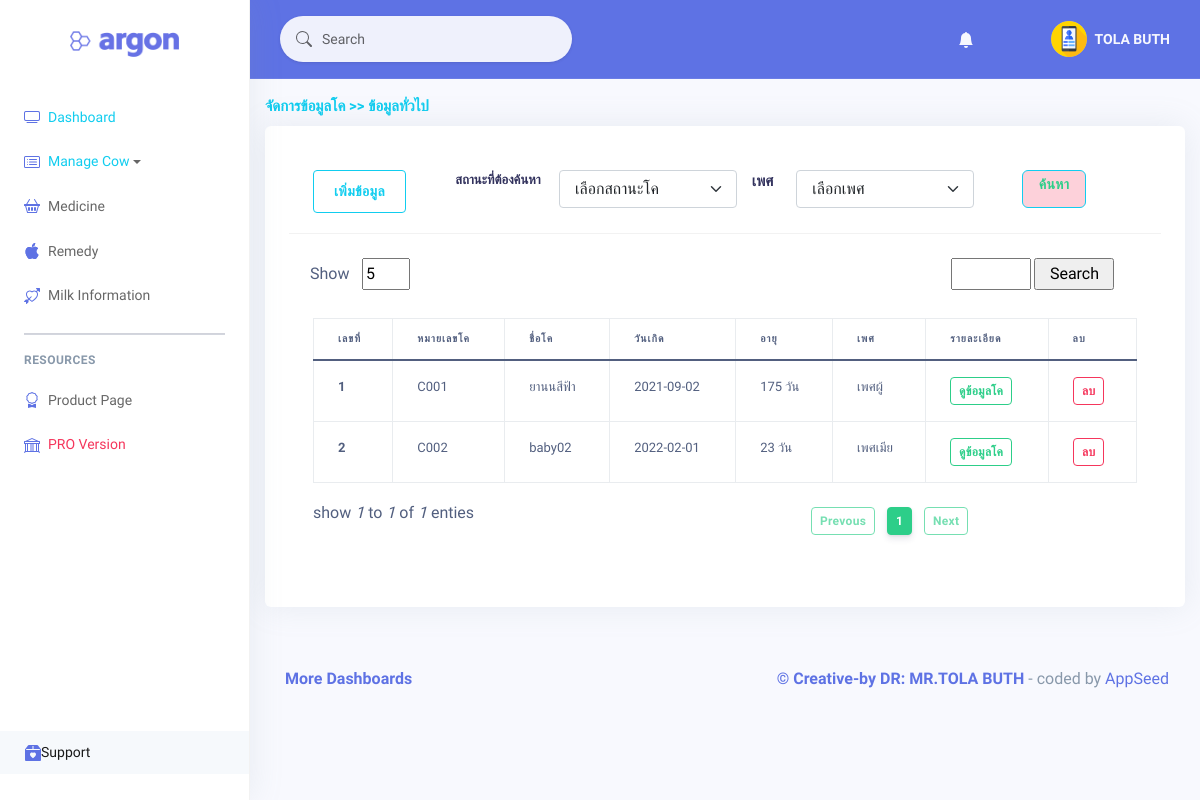
The app's page /cow_milk (signed in) with its own data.
### dairy/models.py (models this page shows, shortened)
class User(db.Model, UserMixin):
    id = db.Column(db.Integer(), primary_key=True)
    username = db.Column(db.String(50), nullable=False)
    email = db.Column(db.String(20), nullable=False)
    password = db.Column(db.String(11), nullable=False)
    user_type = db.Column(db.String(20), nullable=False)
    firstname = db.Column(db.String(30),nullable=False)
    lastname = db.Column(db.String(30), nullable=False)
    farmname = db.Column(db.String(20), nullable=False)
    address = db.Column(db.String(20),nullable=False)
    mobilenum = db.Column(db.String(20), nullable=False)
    user_img = db.Column(db.String(20), default="default.png")
    cows = db.relationship('Cow', backref="user", lazy='dynamic')
    breeds = db.relationship("Breeder", backref = "user", lazy = 'dynamic')
    hbreeds = db.relationship("HBreed", backref = "user", lazy = 'dynamic')
    reds = db.relationship("Remedy", backref="user", lazy= 'dynamic')
    milks = db.relationship("Milk", backref="user", lazy='dynamic')

class Cow(db.Model):
    id = db.Column(db.Integer(), primary_key=True)
    cow_number = db.Column(db.String(10), nullable=False, unique=False)
    cow_name = db.Column(db.String(50), nullable=False)
    cow_birthday = db.Column(db.Date(),default=date.today())
    cow_gender = db.Column(db.String(50), nullable=False)
    cow_status = db.Column(db.String(50), nullable=False)
    cow_picture = db.Column(db.String(50), default="default.png")
    cow_remark = db.Column(db.String(100), nullable=False, default="None")
    user_id = db.Column(db.Integer(), db.ForeignKey('user.id'))
    mother_id = db.Column(db.Integer(), db.ForeignKey('mother.id'))
    breeder_id = db.Column(db.Integer(), db.ForeignKey('breeder.id'))
    hbreeds = db.relationship("HBreed", backref="cow", lazy="dynamic")
    rems = db.relationship("Remedy", backref="cow", lazy="dynamic")

### dairy/routes.py (the view)
@app.route("/cow_milk",methods = ["POST", "GET"])
@login_required
def cow_milk():
    form = show()
    formsearch = searchForm()
    print(form.show.data)
    if formsearch.search.data:
        page = request.args.get('page', 1, type=int)
        user = User.query.get(current_user.id)
        cows = Cow.query.filter(Cow.user_id == user.id)
        if formsearch.search.data != "":
            cows = cows.filter(Cow.cow_name.like('%'+formsearch.search.data+'%'))
        cows = cows.paginate(page = page, per_page = form.show.data)
    else:
        if form.show.data != 5:
            page = request.args.get('page', 1, type=int)
            user = User.query.get(current_user.id)
            print(user.id)
            if user:
                cow = Cow.query.filter(Cow.user_id == user.id)
                cows = cow.paginate(page = page, per_page = form.show.data)
            else:
                cows = None
        else:
            page = request.args.get('page', 1, type=int)
            user = User.query.get(current_user.id)
            print(user.id)
            if user:
                cow = Cow.query.filter(Cow.user_id == user.id)
                cows = cow.paginate(page = page, per_page = 5)
            else:
                cows = None
    return render_template("manageCow/cow_milk.html", title = "Cow Milk Page", cows = cows,date = date, form = form,formsearch = formsearch)

### dairy/cow/forms.py
class show(FlaskForm):
    show = IntegerField("Show" ,validators=[DataRequired()],default="5")
    submit = SubmitField('Item')

class searchForm(FlaskForm):
    search = StringField("Search")
    submit = SubmitField("Search")

### dairy/models.py (called while the page is built)
@login_manager.user_loader
def load_user(user_id):
    return User.query.get(int(user_id))

### dairy/templates/manageCow/cow_milk.html (shortened to what this page needs)
{% extends 'layout.html' %}
{% block content %}
    <div class="container mt-3">
        <h4 class="text-info">จัดการข้อมูลโค >> ข้อมูลทั่วไป</h4>
            <div class="card p-4">
                <div class="card-header">
                    <div class="row">
                        <div class="col-2 justify-content-start">
                            <a class="btn btn-outline-info " href="{{url_for("add_cow")}}">เพิ่มข้อมูล</a>
                        </div>
                        <div class="col-10">
                           <div class="row">
                            <h5 class="col-2">สถานะที่ต้องค้นหา</h5>
                            <select class="form-select col-3" aria-label="Default select example">
                                <option selected>เลือกสถานะโค</option>
                              </select>
                              <h4 class="col-1">เพศ</h4>
                              <select class="form-select col-3" aria-label="Default select example">
                                <option selected>เลือกเพศ</option>
                              </select>
                              <a class=" text-wrap badge badge-danger btn btn-outline-info ml-5 text-success"  style="width: 4rem;">ค้นหา</a>
                           </div>
                        </div>
                </div>
                </div>
                <div class="card-body">
                    <div class="row">
                        <div class="col-9 justify-content-start">
                         <div class="row justify-content-start">
                          <form action="" method="post">
                            {{form.show.label(style="width: 3rem; height: 2rem;")}}
                            {{form.show(style="width: 3rem; height: 2rem;")}}
                          </form>
                         </div>
                        </div>
                        <div class="col-3 ">
                          <div class="row justify-content-end">
                            <form action="" method ="post" class="justify-content-end">
                                {{formsearch.search(style="width: 5rem; height: 2rem;")}}
                                {{formsearch.submit(style="width: 5rem; height: 2rem;")}}
                            </form>
                          </div>
                        </div>
                </div>
                <table class="table table-bordered mt-3">
                    <thead>
                      <tr>
                        <th>เลขที่</th>
                        <th>หมายเลขโค</th>
                        <th>ชื่อโค</th>
                        <th>วันเกิด</th>
                        <th>อายุ</th>
                        <th>เพศ</th>
                        <th>รายละเอียด</th>
                        <th>ลบ</th>
                      </tr>
                    </thead>
                    <tbody>
                      {% if cows.items %}
                      {% for cow in cows.items %}
                      <tr>
                        <th scope="row">{{loop.index}}</th>
                        <td>{{cow.cow_number}}</td>
                        <td>{{cow.cow_name}}</td>
                        <td>{{cow.cow_birthday}}</td>
                        <td>{{(date.today() - cow.cow_birthday).days}} วัน</td>
                        <td>{{cow.cow_gender}}</td>
                        <td>
                            <a href="{{url_for("detailCow", id = cow.id)}}" class="btn btn-outline-success btn-sm">ดูข้อมูลโค</a>
                        </td>
                        <td><a href="{{url_for("deleteCow", id = cow.id)}}" class="btn btn-outline-danger btn-sm">ลบ</a></td>
                      </tr>
                      {% endfor %}
                      {% else %}
                      <div class="">
                        <tr>
                          <td colspan="8" class="bg-danger text-center text-info">No Data</td>
                        </tr>
                      </div>
                      {% endif %}
                    </tbody>
                  </table>
                 <div class="row">
                  <div class="col-lg-7  mt-3">
                    <p>show <i>{{cows.page}}</i> to <i>{{cows.pages}}</i> of <i>{{cows.pages}}</i> enties
                  </div>
                  <div class="col-lg-5 justify-content-end">
                    <a href="{{url_for("cow_milk", page=cows.prev_num)}}" class="btn btn-outline-success mb-4 btn-sm mt-4
                    {% if cows.page == 1 %}disabled{% endif %}
                    ">
                    Prevous
                  </a>
                 {% for page_num  in cows.iter_pages(left_edge=1, right_edge=1, left_current=1, right_current=2) %}
                 {% if page_num %}
                    {% if cows.page == page_num %}
                       <a href="{{url_for("cow_milk", page = page_num)}}" class="btn btn-success mt-4 mb-4 btn-sm">{{page_num}}</a>
                    {% else %}
                      <a href="{{url_for("cow_milk", page = page_num)}}" class="btn btn-outline-success mt-4 mb-4 btn-sm">{{page_num}}</a>
                    {% endif %}
                 {% else %}
                 ...
                 {% endif %}
                 {% endfor %}
                  <a href="{{url_for("cow_milk", page=cows.next_num)}}" class="btn btn-outline-success mb-4 btn-sm mt-4
                  {% if cows.page == cows.pages %}disabled{% endif %} ">
                  Next
                </a>
                  </div>
                 </div>
            </div>
    </div>
{% endblock  %}

### dairy/templates/navigation.html (shortened to what this page needs)
<nav class="navbar navbar-top navbar-expand navbar-dark bg-primary border-bottom">
  <div class="container-fluid">
    <div class="collapse navbar-collapse" id="navbarSupportedContent">
      <form class="navbar-search navbar-search-light form-inline mr-sm-3" id="navbar-search-main">
        <div class="form-group mb-0">
          <div class="input-group input-group-alternative input-group-merge">
            <div class="input-group-prepend">
              <span class="input-group-text"></i></span>
            </div>
            <input class="form-control" placeholder="Search" type="text">
          </div>
        </div>
      </form>
      <ul class="navbar-nav align-items-center  ml-md-auto ">
        <li class="nav-item dropdown">
          <a class="nav-link" href="#" role="button" data-toggle="dropdown" aria-haspopup="true" aria-expanded="false">
            <svg xmlns="http://www.w3.org/2000/svg" width="16" height="16" fill="currentColor" class="bi bi-bell-fill" viewBox="0 0 16 16">
              <path d="M8 16a2 2 0 0 0 2-2H6a2 2 0 0 0 2 2zm.995-14.901a1 1 0 1 0-1.99 0A5.002 5.002 0 0 0 3 6c0 1.098-.5 6-2 7h14c-1.5-1-2-5.902-2-7 0-2.42-1.72-4.44-4.005-4.901z"/>
            </svg>
          </a>
        </li>
        <li class="nav-item dropdown">
          <a class="nav-link" href="#" role="button" data-toggle="dropdown" aria-haspopup="true" aria-expanded="false">
            <i class="ni ni-ungroup"></i>
          </a>
        </li>
      </ul>
      <ul class="navbar-nav align-items-center  ml-auto ml-md-0 ">
        <li class="nav-item dropdown">
          <a class="nav-link pr-0" href="#" role="button" data-toggle="dropdown" aria-haspopup="true" aria-expanded="false">
            <div class="media align-items-center">
              <span class="avatar avatar-sm rounded-circle">
                <img alt="Image placeholder" src="{{url_for("static",filename="img/"+current_user.user_img)}}">
              </span>
              <div class="media-body  ml-2  d-none d-lg-block">
                <span class="mb-0 text-sm  font-weight-bold">
                  {{ current_user.username }}
                </span>
              </div>
            </div>
          </a>
        </li>
      </ul>
    </div>
  </div>
</nav>

### dairy/static/css/nucleo.css (style rules this page uses)
.ni { display: inline-block; font: normal normal normal 14px/1 NucleoIcons; font-size: inherit; text-rendering: auto; -webkit-font-smoothing: antialiased; -moz-osx-font-smoothing: grayscale; }
.ni-ungroup::before { content: "\ea63"; }

### dairy/static/css/style.css (style rules this page uses)
* { font-family: 'Kanit', sans-serif; font-family: 'Noto Sans Thai Looped', sans-serif; font-family: 'Prompt', sans-serif; }

### records on screen
User: user_img (placeholder picture), username "TOLA BUTH"
Cow: cow_number "C001", cow_name "ยานนสีฟ้า", cow_birthday "2021-09-02", cow_gender "เพศผู้"
Cow: cow_number "C002", cow_name "baby02", cow_birthday "2022-02-01", cow_gender "เพศเมีย"

### other values on screen
{{ cows.page }} "1"
{{ cows.pages }} "1"
{{ page_num }} "1"
